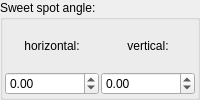
          <widget class="QGroupBox" name="groupBox_11">
           <property name="toolTip">
            <string>&lt;html&gt;&lt;head/&gt;&lt;body&gt;&lt;p&gt;Sweet spot position used especially for fulldome images or animations.&lt;/p&gt;&lt;/body&gt;&lt;/html&gt;</string>
           </property>
           <property name="title">
            <string>Sweet spot angle:</string>
           </property>
           <layout class="QVBoxLayout" name="verticalLayout_117">
            <property name="spacing">
             <number>2</number>
            </property>
            <property name="leftMargin">
             <number>2</number>
            </property>
            <property name="topMargin">
             <number>2</number>
            </property>
            <property name="rightMargin">
             <number>2</number>
            </property>
            <property name="bottomMargin">
             <number>2</number>
            </property>
            <item>
             <layout class="QGridLayout" name="gridLayout_72">
              <property name="topMargin">
               <number>0</number>
              </property>
              <property name="spacing">
               <number>2</number>
              </property>
              <item row="1" column="0">
               <widget class="MyDoubleSpinBox" name="spinboxd_sweet_spot_horizontal_angle">
                <property name="sizePolicy">
                 <sizepolicy hsizetype="Minimum" vsizetype="Maximum">
                  <horstretch>0</horstretch>
                  <verstretch>0</verstretch>
                 </sizepolicy>
                </property>
                <property name="prefix">
                 <string/>
                </property>
                <property name="suffix">
                 <string/>
                </property>
                <property name="decimals">
                 <number>2</number>
                </property>
                <property name="minimum">
                 <double>-180.000000000000000</double>
                </property>
                <property name="maximum">
                 <double>180.000000000000000</double>
                </property>
                <property name="singleStep">
                 <double>1.000000000000000</double>
                </property>
               </widget>
              </item>
              <item row="1" column="1">
               <widget class="MyDoubleSpinBox" name="spinboxd_sweet_spot_vertical_angle">
                <property name="sizePolicy">
                 <sizepolicy hsizetype="Minimum" vsizetype="Maximum">
                  <horstretch>0</horstretch>
                  <verstretch>0</verstretch>
                 </sizepolicy>
                </property>
                <property name="prefix">
                 <string/>
                </property>
                <property name="suffix">
                 <string/>
                </property>
                <property name="decimals">
                 <number>2</number>
                </property>
                <property name="minimum">
                 <double>-90.000000000000000</double>
                </property>
                <property name="maximum">
                 <double>90.000000000000000</double>
                </property>
                <property name="singleStep">
                 <double>1.000000000000000</double>
                </property>
               </widget>
              </item>
              <item row="0" column="0">
               <widget class="QLabel" name="label_293">
                <property name="text">
                 <string>horizontal:</string>
                </property>
                <property name="alignment">
                 <set>Qt::AlignCenter</set>
                </property>
               </widget>
              </item>
              <item row="0" column="1">
               <widget class="QLabel" name="label_294">
                <property name="text">
                 <string>vertical:</string>
                </property>
                <property name="alignment">
                 <set>Qt::AlignCenter</set>
                </property>
               </widget>
              </item>
             </layout>
            </item>
           </layout>
          </widget>
